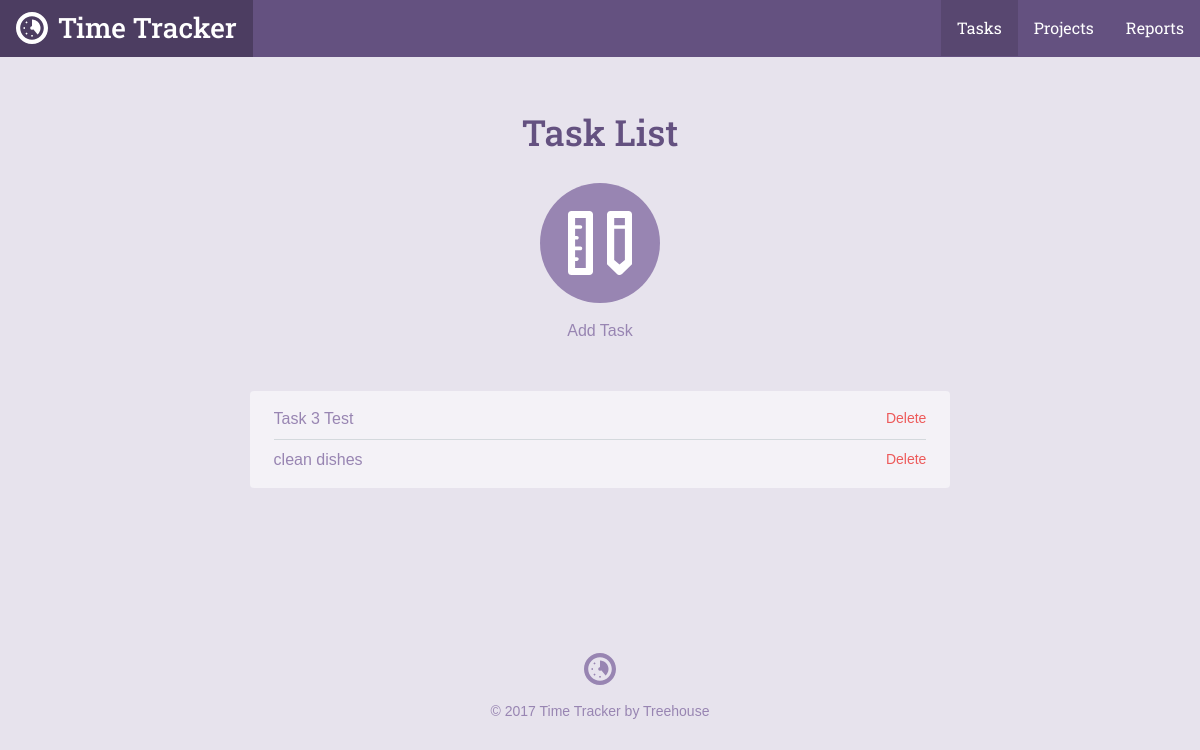
Before: /task_list.php with the older database file.
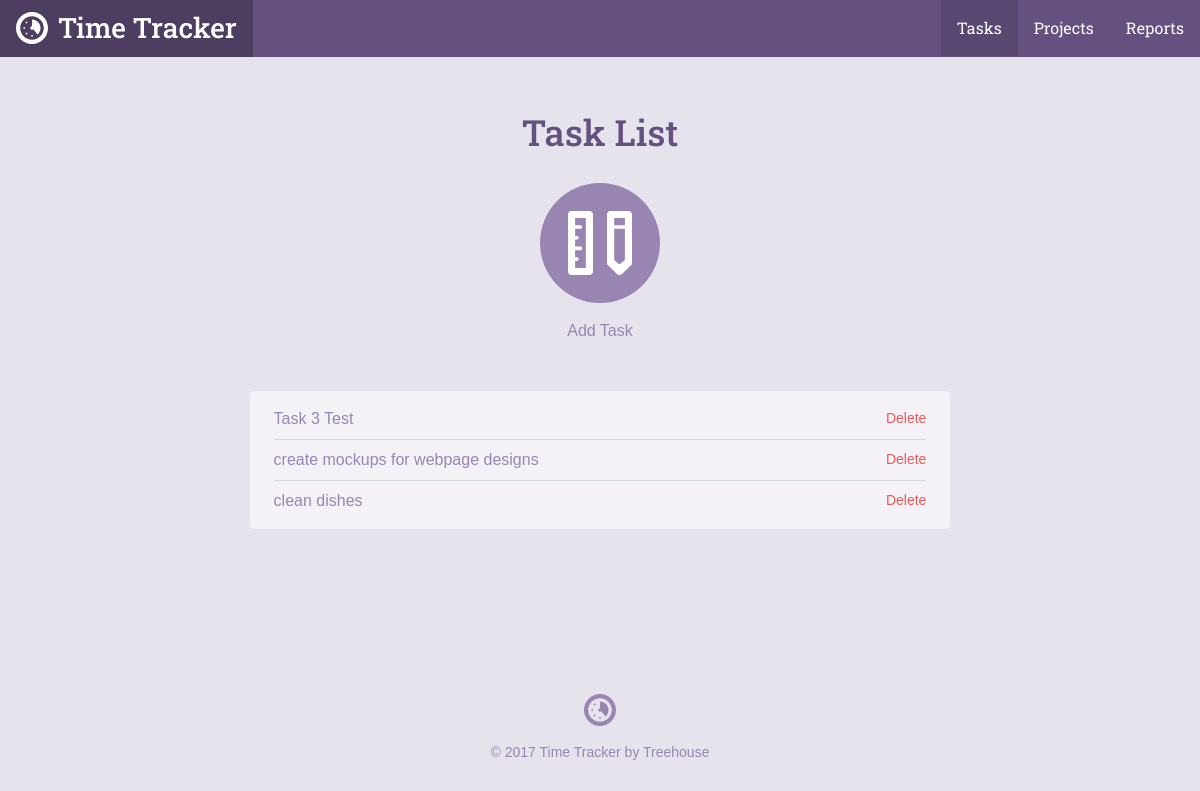
After: the same page with the newer database file.
### tables this page shows
CREATE TABLE `tasks` (
	`task_id`	INTEGER PRIMARY KEY AUTOINCREMENT,
	`project_id`	INTEGER,
	`title`	TEXT,
	`date`	INTEGER NOT NULL,
	`time`	TEXT NOT NULL
);

### inc/functions.php (called while the page is built, shortened)
<?php
function get_task_list($filter = null){
	include 'connection.php';
	$sql = "SELECT tasks.*,projects.title AS project FROM tasks INNER JOIN projects ON projects.project_id = tasks.project_id";
	$where = '';
	$orderBy = ' ORDER BY date DESC';
	try{
		$results = $db->prepare($sql . $where . $orderBy);
		$results->execute();
	}catch(Exception $e){
		echo "Error: " . $e->getMessage() . "</br>";
		return array();
	}
	return $results->fetchAll(PDO::FETCH_ASSOC);
}

### task_list.php (the view, shortened to what this page needs)
<?php
require 'inc/functions.php';
include 'inc/header.php';
?>
<div class="section catalog random">
    <div class="col-container page-container">
        <div class="col col-70-md col-60-lg col-center">
            <h1 class="actions-header">Task List</h1>
            <div class="actions-item">
                <a class="actions-link" href="task.php">
                    <span class="actions-icon">
                        <svg viewbox="0 0 64 64"><use xlink:href="#task_icon"></use></svg>
                    </span>
                Add Task</a>
            </div>
            <div class="form-container">
              <ul class="items">
               <?php
                    foreach(get_task_list() as $item){
                        echo "<li><a href='task.php?id=". $item['task_id'] . "'>". $item['title'] . "</a>";
                        echo "<form method='post' action='task_list.php' onsubmit=\" return confirm('Are you sure you
                        want to delete this task?'); \" > \n";
                        echo "<input type='submit' class='button--delete' value='Delete' />\n";
                        echo "</li>";
                    }
                ?>
              </ul>
            </div>
        </div>
    </div>
</div>
<?php include("inc/footer.php"); ?>

Changed rows visible on the page:
added tasks: title "create mockups for webpage designs"
